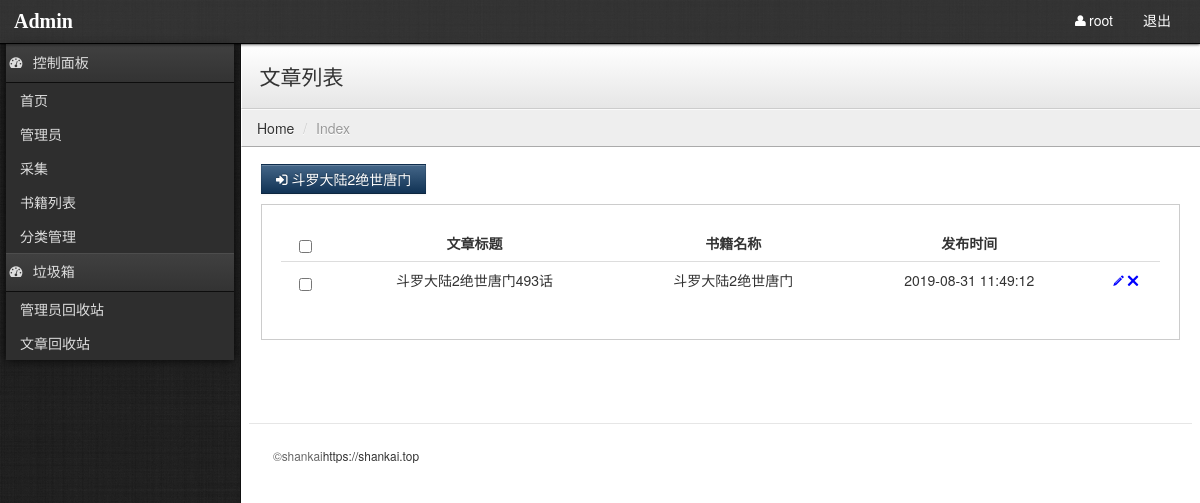
The page /admin/book_desc_list.php?book_id=31 (signed in) on the database as committed earlier.
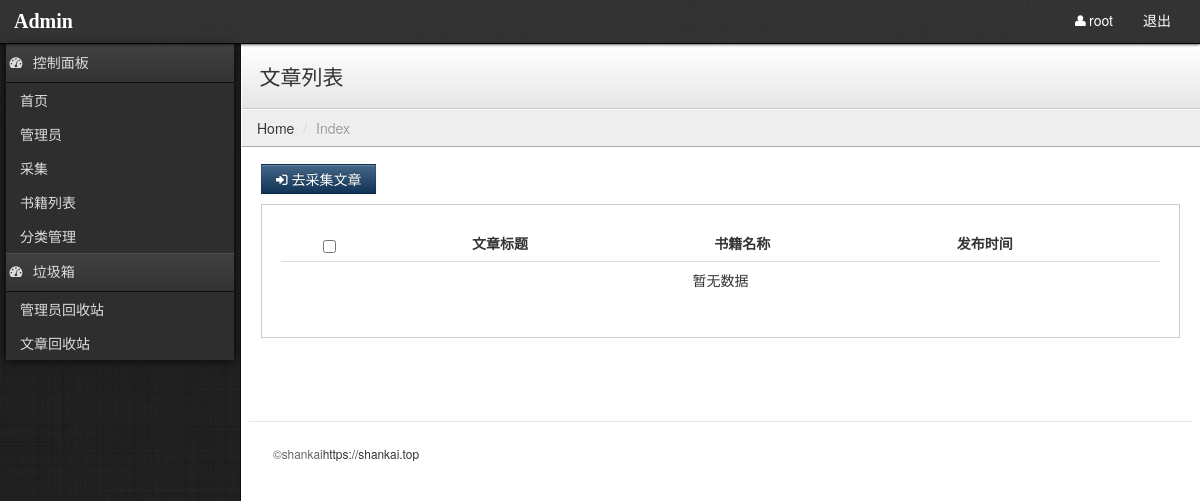
The same page on the database as committed later.
### tables this page shows
CREATE TABLE `pre_chapter` (
  `id` int(11) unsigned NOT NULL AUTO_INCREMENT COMMENT '主键',
  `register_time` int(11) DEFAULT NULL COMMENT '章节更新时间',
  `title` varchar(255) DEFAULT NULL COMMENT '章节标题',
  `content` varchar(255) DEFAULT NULL COMMENT '章节的内容是一个路径',
  `bookid` int(10) unsigned DEFAULT NULL COMMENT '书籍外键',
  `is_delete` tinyint(1) NOT NULL DEFAULT '0' COMMENT '是否删除',
  PRIMARY KEY (`id`),
  KEY `key_chapter_bookid` (`bookid`) USING BTREE,
  CONSTRAINT `foreign_chapter_bookid` FOREIGN KEY (`bookid`) REFERENCES `pre_book` (`id`) ON DELETE CASCADE ON UPDATE NO ACTION,
  CONSTRAINT `pre_chapter_ibfk_1` FOREIGN KEY (`bookid`) REFERENCES `pre_book` (`id`) ON DELETE CASCADE ON UPDATE NO ACTION
);

CREATE TABLE `pre_book` (
  `id` int(11) unsigned NOT NULL AUTO_INCREMENT COMMENT '主键',
  `title` varchar(255) DEFAULT NULL COMMENT '小说标题',
  `author` varchar(255) DEFAULT NULL COMMENT '作者',
  `register_time` int(11) DEFAULT NULL COMMENT '时间',
  `content` text COMMENT '描述内容',
  `thumb` varchar(255) DEFAULT NULL COMMENT '图片封面',
  `cateid` int(1) unsigned DEFAULT NULL COMMENT '分类外键',
  `flag` enum('top','new','hot') NOT NULL DEFAULT 'new' COMMENT '书籍标签',
  `url` varchar(255) DEFAULT NULL COMMENT '采集详细地址',
  PRIMARY KEY (`id`),
  KEY `key_book_cateid` (`cateid`) USING BTREE,
  CONSTRAINT `foreign_book_cateid` FOREIGN KEY (`cateid`) REFERENCES `pre_cate` (`id`) ON DELETE SET NULL ON UPDATE NO ACTION
);

### includes/init.php (called while the page is built, shortened)
<?php
function My_Autoload ($classname) {
    $classname = strtolower($classname);
}
$db = new DB("localhost","root","root","book");
$config_c = $db->select()->from("config")->all();
?>

### includes/extends/class.db.php (called while the page is built, shortened)
<?php
class DB
{
    private $pre = "pre_";
    private $link = null;
    private $sql = null;
    public function __construct($hostname = "localhost",$username ='root',$password='',$dbname='')
    {
        $this->hostname = $hostname;
        $this->username = $username;
        $this->password = $password;
        $this->dbname = $dbname;
        $this->link = mysqli_connect($this->hostname,$this->username,$this->password) or die("连接数据库失败");
        mysqli_select_db($this->link,$this->dbname);
    }
    public function select($fields = "*")
    {
        $this->sql = "SELECT $fields ";
        return $this;
    }
    public function from($table,$as="")
    {
        $this->sql .= "FROM {$this->pre}$table ";
        if (!empty($as)){
            $this->sql .= "AS {$as} ";
        }
        return $this;
    }
    public function where($where = 1)
    {
        if(is_array($where))
        {
            $this->sql .= "WHERE ";
            foreach($where as $key=>$item)
            {
                $this->sql .= "$key = '$item' AND ";
            }
        }else {
            $this->sql .= "WHERE $where ";
        }
        $this->sql = trim($this->sql,"AND ");
        return $this;
    }
    public function join($table,$on,$by="LEFT")
    {
        $this->sql .= "$by JOIN {$this->pre}$table AS $table ON $on ";
        return $this;
    }
    public function limit($start=0,$limit=10)
    {
        $this->sql .= " LIMIT $start,$limit";
        return $this;
    }
    public function all()
    {
        $res = mysqli_query($this->link,$this->sql);
        while($row = mysqli_fetch_assoc($res))
        {
            $data[] = $row;
        }
       if (empty($data)){
           $data['code'] = 0;
           $data['text'] = '查询数据行为空';
       }
        return $data;
    }
}
?>

### admin/book_desc_list.php (the view, shortened to what this page needs)
<?php
include_once("../includes/init.php");
include_once("public/common.php");
$book_id = $_GET['book_id']?? 0;
$page = $_GET['page']?? 1;
$limit = 5;
$start = ($page-1)*$limit;
$chapter_data = $db
    ->select("chapter.*,book.title as book_title")
    ->from("chapter", "chapter")
    ->join("book","chapter.bookid = book.id")
    ->where(['bookid'=>$book_id,'is_delete'=>0])->limit($start,$limit)->all();
?>
<!DOCTYPE html>
<html lang="en">
<head>
    <?php include_once('public/meta.php');?>
</head>
<body>
<?php include_once('public/header.php');?>
<?php include_once('public/menu.php');?>
<div class="content">
    <div class="header">
        <h1 class="page-title">文章列表</h1>
    </div>
    <ul class="breadcrumb">
        <li><a href="index.php">Home</a> <span class="divider">/</span></li>
        <li class="active">Index</li>
    </ul>
    <div class="container-fluid">
        <div class="row-fluid">
            <div class="btn-toolbar">
                <button class="btn btn-primary" onclick="location='book_list.php'"><i class="icon-signin"></i>  <?php echo $chapter_data[0]['book_title']??"去采集文章";?></button>
            </div>
            <div class="well">
                <table class="table">
                    <thead>
                    <tr>
                        <th><input type="checkbox" name="delete" id="delete" /></th>
                        <th>文章标题</th>
                        <th>书籍名称</th>
                        <th>发布时间</th>
                        <th></th>
                    </tr>
                    </thead>
                    <tbody>
                    <?php if (isset($chapter_data['code']) && $chapter_data['code']==0 ){?>
                        <tr>
                            <td colspan="20">暂无数据</td>
                        </tr>
                    <?php }else{?>
                        <?php foreach($chapter_data as $item){?>
                            <tr>
                                <td><input type="checkbox" class="items" name="bookid[]" value="<?php echo $item['id']??"";?>" /></td>
                                <td><a href="<?php echo $item['content']??"";?>"><?php echo $item['title']??"";?></a></td>
                                <td><?php echo $item['book_title']??"";?></td>
                                <td><?php echo date("Y-m-d H:i:s",$item['register_time']??"");?></td>
                                <td>
                                    <a style="color: blue" href="book_desc_list.php?id=<?php echo $item['id']."&book_id={$book_id}&edit=1";?>"><i class="icon-pencil"></i></a>
                                    <a style="color: blue" href="book_desc_list.php?id=<?php echo $item['id']."&book_id={$book_id}&delete=1";?>"><i class="icon-remove"></i></a>
                                </td>
                            </tr>
                        <?php }?>
                    <?php }?>
                    </tbody>
                </table>
            </div>
            <?php include_once('public/footer.php');?>

Rows that differ between the two databases and show on the page:
removed pre_chapter: bookid.title "斗罗大陆2绝世唐门", title "斗罗大陆2绝世唐门493话", register_time "2019-08-31 11:49:12"
Other text that changed with them:
$chapter_data[0]['book_title']: (not shown) → "去采集文章"
text now shown: "暂无数据"
